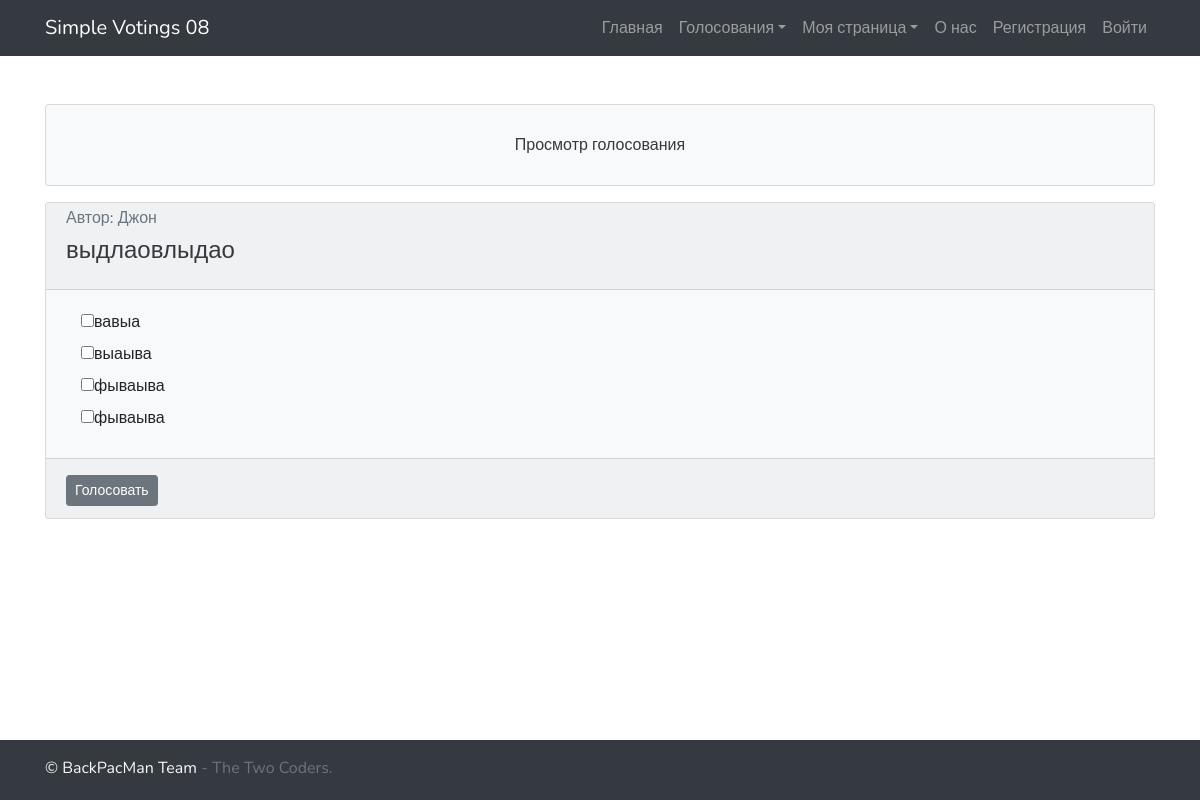
Screenshot of /voting/51/ with the database file from the repository.
### main_app/models.py (models this page shows, shortened)
class Voting(models.Model):
    question = models.CharField(max_length=50)
    type = models.CharField(max_length=20, default='radio')  # radio, checkbox, text_input
    author = models.ForeignKey(get_user_model(), on_delete=models.CASCADE)
    def options(self):
        return Options.objects.filter(voting_id=self.id)
    def users(self):
        return {e.user_id for e in Vote.objects.filter(voting_id=self.id)}
    def voting_view(self):
        return "/voting/" + str(self.id)

class Options(models.Model):
    voting = models.ForeignKey(to=Voting, on_delete=models.CASCADE)
    option = models.CharField(max_length=50)
    def users(self):
        return {e.id for e in Vote.objects.filter(voting_id=self.voting_id)}

class Vote(models.Model):
    voting = models.ForeignKey(Voting, on_delete=models.CASCADE)
    option = models.ForeignKey(Options, on_delete=models.CASCADE)
    user = models.ForeignKey(get_user_model(), on_delete=models.CASCADE)

### main_app/views.py (the view, shortened to what this page needs)
# urls.py: path('voting/<str:voting>/', voting),
def voting(request, voting):
    context = {'answers': []}
    try:
        v = models.Voting.objects.get(id=voting)
        context['voting'] = v
    except:
        messages.add_message(request, messages.ERROR, "Такого голосования нет")
    context['pagetitle'] = 'Просмотр голосования'
    context['menu'] = get_menu_context(request)
    context['main_message'] = 'Просмотр голосования'
    context['expand'] = False
    return render(request, 'voting.html', context)

### main_app/templates/voting.html (shortened to what this page needs)
{% extends "basic.html" %}
{% block custom_js %}
{% load static %}
{% endblock%}
{% block main %}
<div class="mb-4">
    {% if voting.type == 'text_input' %}
    {% include 'forms/voting_text.html' with action="/vote/" %}
    {% else %}
    {% include 'forms/voting_basic.html' with action="/vote/" %}
    {% endif %}
</div>
{% endblock %}

### main_app/templates/forms/voting_basic.html (shortened to what this page needs)
{% extends './basic.html' %}
{% block main %}
{% if voting.type == 'text_input' %}
<p><label {% if user.id in voting.users %}title="(Ответили: {{ voting.users|length }})" {% endif %}>
    <input type="text" class="w-100"
           {% if user.id in voting.users %}disabled{% endif %}
           name="answer" placeholder="Ваш ответ"></label>
    {% else %}
<div class="container-fluid">
    {% for option in voting.options %}
    <div class="row">
        <div class="col">
            <label {% if user.id in voting.users %}title="{{ option.get_votes_count_t }}" {% endif %}>
                {% if user.id not in voting.users %}
                <input type="{{ voting.type }}"
                       name="{% if voting.type == 'radio' %}{{ voting.id }}{% else %}{{ option.id }}{% endif %}"
                       value="{% if user.id in option.users %}<u>{{option.option}}</u>{% else %}{{option.option}}{% endif %}"
                >{% if user.id in option.users %}<u>{{option.option}}</u>{% else %}{{option.option}}{% endif %}
                {% else %}
                {{ option.option }}
                {% endif %}
            </label>
        </div>
    </div>
    {% empty %}
    {{ onempty_message|default:"Пустое голосование" }}
    {% endfor %}
</div>
{% endif %}
{% endblock %}
{% block after %}
<div class="card-footer">
    {% if user.id not in voting.users %}
    <input type="submit" class="btn btn-secondary btn-sm mt-1" value="Голосовать">
    {% endif %}
</div>
{% endblock %}

### main_app/templates/forms/basic.html (shortened to what this page needs)
<form method="{% block method %}{{ method|default:'POST' }}{% endblock %}"
      action="{% block action %}{{ action|default:'/' }}{% endblock %}" id="voting_form">
    <div class="card bg-light">
        <div class="card-header" >
            <h6 class="card-subtitle mb-2 text-muted">Автор:
                {% if voting.author.first_name %} {{ voting.author.first_name }}
                {% else %} {{ voting.author }} {% endif %} </h6>
            <h4 class="card-title"><a href="{{voting.voting_view}}" class="text-dark"> {{ voting.question }}</a></h4>
        </div>
        <div {% if expand %} class="collapse" {% endif %} id="voting_{{voting.id}}">
            <div class="card-body">
                {% block main %}{% endblock %}
            </div>
            {% block after %}{% endblock %}
        </div>
    </div>
</form>

### main_app/static/css/custom.css (style rules this page uses)
html { height: 100%; }
body { font-family: 'Nunito', sans-serif; min-height:100%; position:relative; padding-bottom: 60px; background-image: url("./images/img.png"); }

### rows the page displays
Voting: author.first_name "Джон", question "выдлаовлыдао"
Options: option "вавыа"
Options: option "выаыва"
Options: option "фываыва"
Options: option "фываыва"

### other values shown
{{ item.name }} "Главная" "О нас"
{{ item.name }} "Голосования" "Моя страница"
{{ item.name }} "Регистрация" "Войти"
{{ main_message }} "Просмотр голосования"
